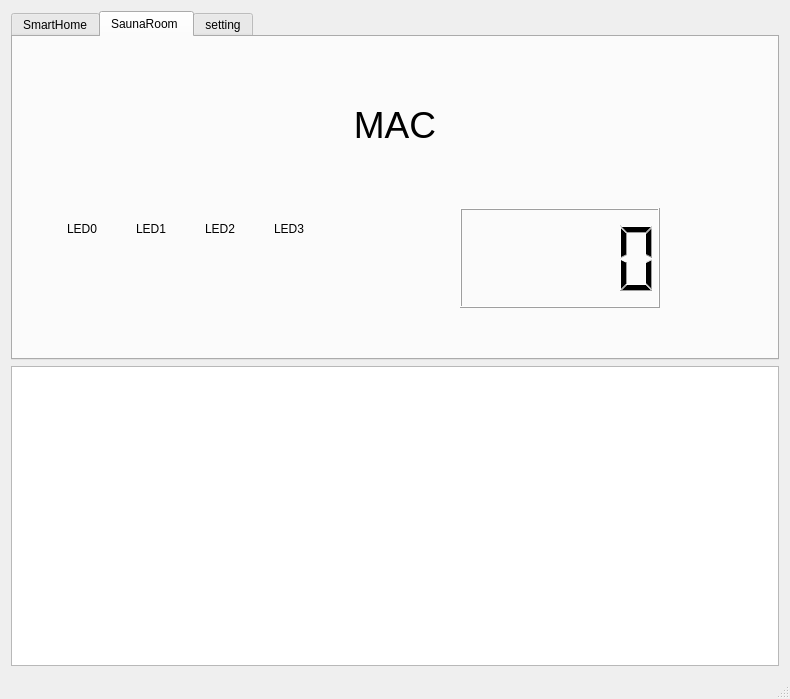
<?xml version="1.0" encoding="UTF-8"?>
<ui version="4.0">
 <class>SmartHomeModisClass</class>
 <widget class="QMainWindow" name="SmartHomeModisClass">
  <property name="geometry">
   <rect>
    <x>0</x>
    <y>0</y>
    <width>790</width>
    <height>699</height>
   </rect>
  </property>
  <property name="windowTitle">
   <string>SmartHomeModis</string>
  </property>
  <widget class="QWidget" name="centralWidget">
   <layout class="QGridLayout" name="gridLayout">
    <item row="0" column="0">
     <widget class="QTabWidget" name="tabWidget">
      <property name="currentIndex">
       <number>1</number>
      </property>
      <widget class="QWidget" name="tab_smarthome">
       <attribute name="title">
        <string>SmartHome</string>
       </attribute>
       <layout class="QGridLayout" name="gridLayout_3">
        <item row="0" column="0">
         <widget class="QLabel" name="LED3_4">
          <property name="maximumSize">
           <size>
            <width>720</width>
            <height>480</height>
           </size>
          </property>
          <property name="text">
           <string/>
          </property>
          <property name="pixmap">
           <pixmap resource="smarthomemodis.qrc">:/Resources/smarthome-1.jpg</pixmap>
          </property>
          <property name="scaledContents">
           <bool>true</bool>
          </property>
         </widget>
        </item>
       </layout>
      </widget>
      <widget class="QWidget" name="tab_saunaroom">
       <attribute name="title">
        <string>SaunaRoom </string>
       </attribute>
       <layout class="QVBoxLayout" name="verticalLayout_3">
        <item>
         <widget class="QLabel" name="MAC">
          <property name="maximumSize">
           <size>
            <width>16777215</width>
            <height>80</height>
           </size>
          </property>
          <property name="font">
           <font>
            <pointsize>28</pointsize>
           </font>
          </property>
          <property name="text">
           <string>MAC</string>
          </property>
          <property name="alignment">
           <set>Qt::AlignCenter</set>
          </property>
         </widget>
        </item>
        <item>
         <layout class="QVBoxLayout" name="verticalLayout_2">
          <item>
           <layout class="QHBoxLayout" name="horizontalLayout">
            <item>
             <widget class="QWidget" name="widget" native="true">
              <property name="maximumSize">
               <size>
                <width>400</width>
                <height>100</height>
               </size>
              </property>
              <layout class="QGridLayout" name="gridLayout_2">
               <item row="0" column="0">
                <widget class="QLabel" name="label">
                 <property name="maximumSize">
                  <size>
                   <width>16777215</width>
                   <height>20</height>
                  </size>
                 </property>
                 <property name="text">
                  <string>LED0</string>
                 </property>
                </widget>
               </item>
               <item row="0" column="1">
                <widget class="QLabel" name="label_2">
                 <property name="maximumSize">
                  <size>
                   <width>16777215</width>
                   <height>20</height>
                  </size>
                 </property>
                 <property name="text">
                  <string>LED1</string>
                 </property>
                </widget>
               </item>
               <item row="0" column="2">
                <widget class="QLabel" name="label_3">
                 <property name="maximumSize">
                  <size>
                   <width>16777215</width>
                   <height>20</height>
                  </size>
                 </property>
                 <property name="text">
                  <string>LED2</string>
                 </property>
                </widget>
               </item>
               <item row="0" column="3">
                <widget class="QLabel" name="label_4">
                 <property name="maximumSize">
                  <size>
                   <width>16777215</width>
                   <height>20</height>
                  </size>
                 </property>
                 <property name="text">
                  <string>LED3</string>
                 </property>
                </widget>
               </item>
               <item row="1" column="0">
                <widget class="QLabel" name="LED0">
                 <property name="maximumSize">
                  <size>
                   <width>31</width>
                   <height>31</height>
                  </size>
                 </property>
                 <property name="text">
                  <string/>
                 </property>
                 <property name="pixmap">
                  <pixmap resource="smarthomemodis.qrc">:/Resources/on_green.png</pixmap>
                 </property>
                </widget>
               </item>
               <item row="1" column="1">
                <widget class="QLabel" name="LED1">
                 <property name="maximumSize">
                  <size>
                   <width>31</width>
                   <height>31</height>
                  </size>
                 </property>
                 <property name="text">
                  <string/>
                 </property>
                 <property name="pixmap">
                  <pixmap resource="smarthomemodis.qrc">:/Resources/on_green.png</pixmap>
                 </property>
                </widget>
               </item>
               <item row="1" column="2">
                <widget class="QLabel" name="LED2">
                 <property name="maximumSize">
                  <size>
                   <width>31</width>
                   <height>31</height>
                  </size>
                 </property>
                 <property name="text">
                  <string/>
                 </property>
                 <property name="pixmap">
                  <pixmap resource="smarthomemodis.qrc">:/Resources/on_green.png</pixmap>
                 </property>
                </widget>
               </item>
               <item row="1" column="3">
                <widget class="QLabel" name="LED3">
                 <property name="maximumSize">
                  <size>
                   <width>31</width>
                   <height>31</height>
                  </size>
                 </property>
                 <property name="text">
                  <string/>
                 </property>
                 <property name="pixmap">
                  <pixmap resource="smarthomemodis.qrc">:/Resources/on_green.png</pixmap>
                 </property>
                </widget>
               </item>
               <item row="2" column="0">
                <widget class="QLabel" name="label_5">
                 <property name="text">
                  <string/>
                 </property>
                 <property name="pixmap">
                  <pixmap>:/Resources/ready_yellow.png</pixmap>
                 </property>
                </widget>
               </item>
              </layout>
             </widget>
            </item>
            <item>
             <widget class="QLabel" name="FAN1_lable">
              <property name="maximumSize">
               <size>
                <width>100</width>
                <height>100</height>
               </size>
              </property>
              <property name="text">
               <string/>
              </property>
              <property name="pixmap">
               <pixmap resource="smarthomemodis.qrc">:/Resources/fan.gif</pixmap>
              </property>
              <property name="scaledContents">
               <bool>true</bool>
              </property>
             </widget>
            </item>
            <item>
             <widget class="QLCDNumber" name="lcdNumber">
              <property name="maximumSize">
               <size>
                <width>200</width>
                <height>100</height>
               </size>
              </property>
             </widget>
            </item>
            <item>
             <widget class="QLabel" name="FAN2_lable">
              <property name="maximumSize">
               <size>
                <width>100</width>
                <height>100</height>
               </size>
              </property>
              <property name="text">
               <string/>
              </property>
              <property name="pixmap">
               <pixmap resource="smarthomemodis.qrc">:/Resources/fan.gif</pixmap>
              </property>
              <property name="scaledContents">
               <bool>true</bool>
              </property>
             </widget>
            </item>
           </layout>
          </item>
         </layout>
        </item>
       </layout>
      </widget>
      <widget class="QWidget" name="tab_setting">
       <attribute name="title">
        <string>setting</string>
       </attribute>
      </widget>
     </widget>
    </item>
    <item row="2" column="0">
     <widget class="QTextEdit" name="debugTv">
      <property name="maximumSize">
       <size>
        <width>16777215</width>
        <height>300</height>
       </size>
      </property>
      <property name="readOnly">
       <bool>true</bool>
      </property>
     </widget>
    </item>
   </layout>
  </widget>
  <widget class="QStatusBar" name="statusBar"/>
 </widget>
 <layoutdefault spacing="6" margin="11"/>
 <resources>
  <include location="smarthomemodis.qrc"/>
 </resources>
 <connections/>
</ui>
